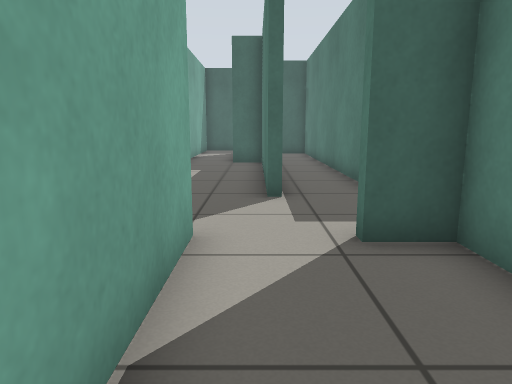
View 1 (above)

13 first-person views from a walk through a robot-simulator world made for Gazebo. The camera is 0.72 m above the floor, tilts 10° down and sees 70° across. The floor is counted in squares, 0.5 m on a side. Each view is taken from the middle of a square. On the plan, view 1 faces up. The plan holds only what a view shows up to about 16 squares ahead; the rest is blank.

View 2
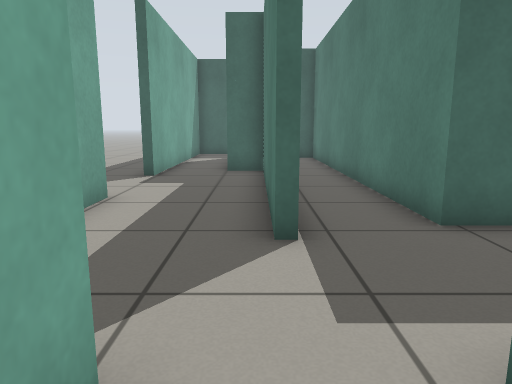

View 3
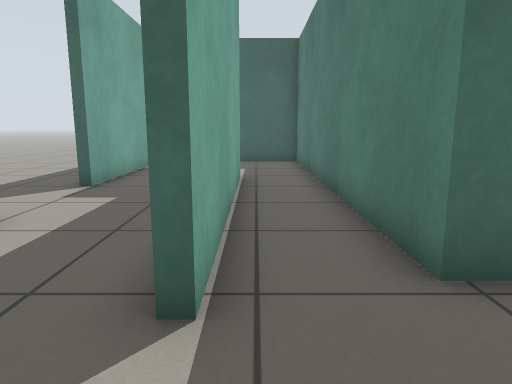

View 4
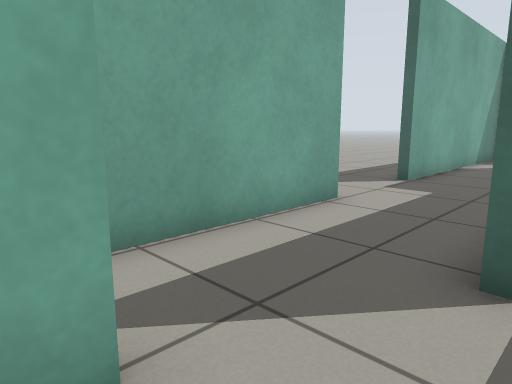

View 5
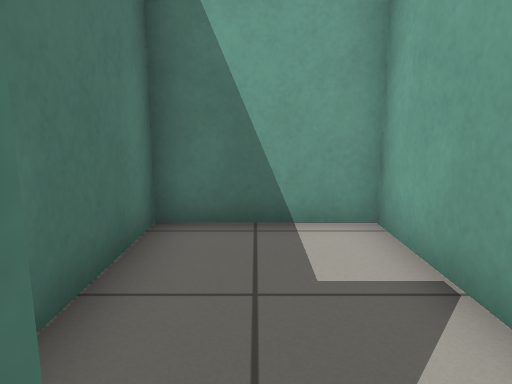

View 6
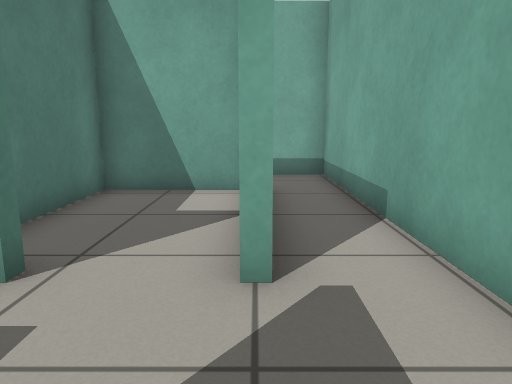

View 7
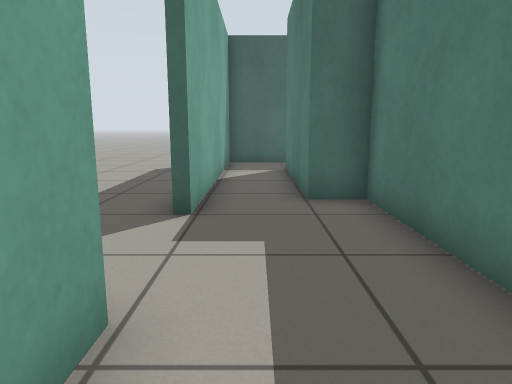

View 8
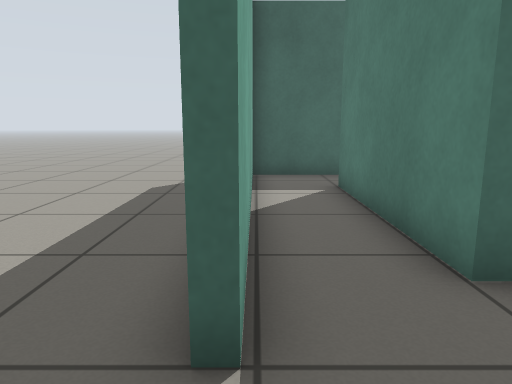

View 9
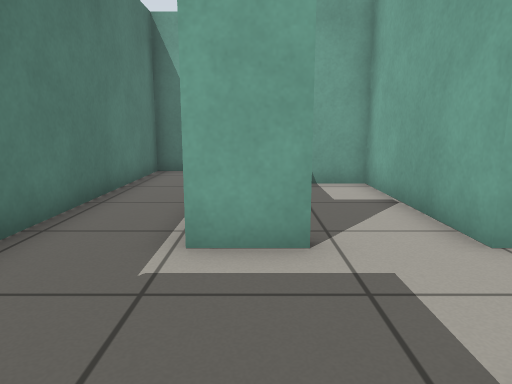

View 10
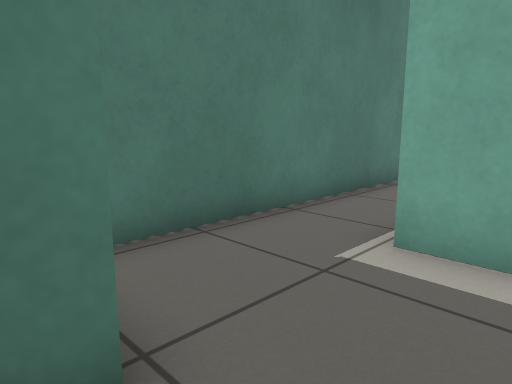

View 11
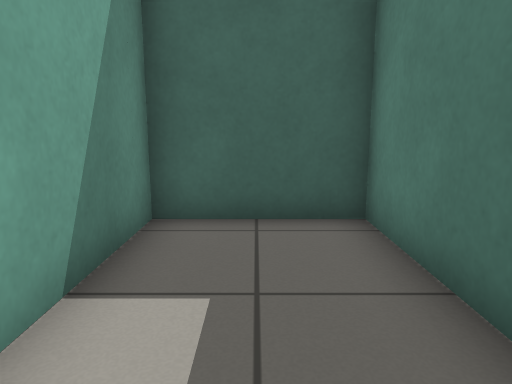

View 12
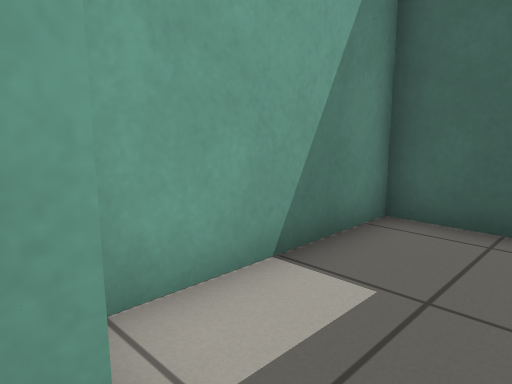

View 13
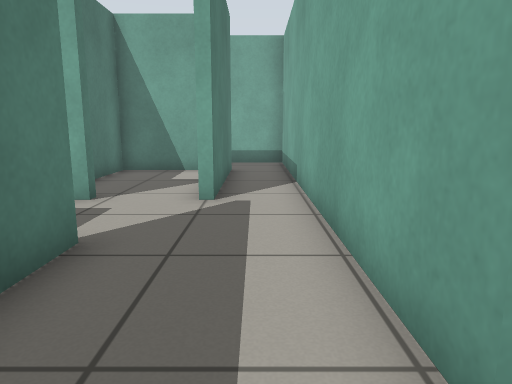

### Floor plan
Ten units are one square. View 1 is at (0, 0); x grows to the right and y downward. Boxes are objects, and circles mark ways between rooms. Rooms are numbered by the first view taken in them; rooms with no view inside come last. Other rooms are left out.
<svg viewBox="-40 -220 98 257">
<path fill="none" stroke="#000" d="M39 -83 27 -83 27 -207 -7 -207 -7 -160M-31 -106 -31 -44M5 -156 5 -76 2 -76 2 -153 -10 -153 -10 -210M-12 -48 -9 -48 -9 4 25 4 25 -45 13 -45 13 -48 29 -48M-31 -215 -31 -140 -35 -140M53 32 53 -72M-12 8 -12 -48M-31 -44 -31 32 -10 32"/>
<circle cx="30" cy="-60" r="3" fill="#2a7"/>
<circle cx="-20" cy="-40" r="3" fill="#2a7"/>
<text x="10" y="-110">1</text>
<text x="40" y="-20">2</text>
<text x="-20" y="0">3</text>
</svg>
Room 1 opens to room 2. Room 1 opens to room 3.

Where each view was taken, in squares from view 1:
view 1: 0 up, 0 right, facing up
view 2: 3 up, 0 right, facing up
view 3: 5 up, 1 right, facing up
view 4: 4 up, 1 right, facing up-left
view 5: 5 up, 1 right, facing down
view 6: 8 up, 1 left, facing down
view 7: 8 up, 2 left, facing up
view 8: 12 up, 3 left, facing up
view 9: 9 up, 2 right, facing down
view 10: 9 up, 1 right, facing down-right
view 11: 15 up, 1 right, facing up
view 12: 15 up, 2 right, facing up-left
view 13: 12 up, 2 left, facing down
